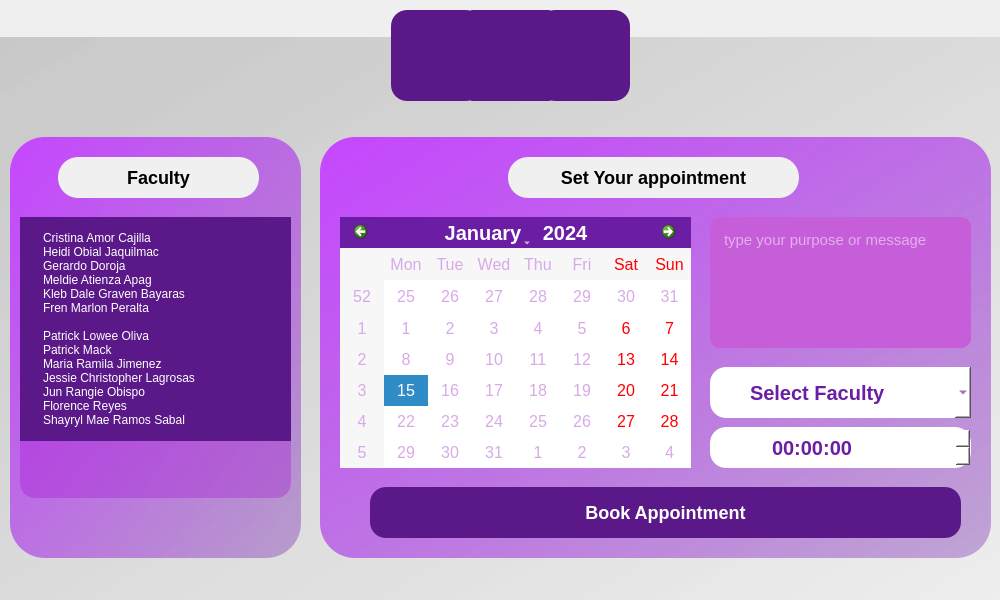
<?xml version="1.0" encoding="UTF-8"?>
<ui version="4.0">
 <class>Dialog</class>
 <widget class="QDialog" name="Dialog">
  <property name="geometry">
   <rect>
    <x>0</x>
    <y>0</y>
    <width>1000</width>
    <height>600</height>
   </rect>
  </property>
  <property name="sizePolicy">
   <sizepolicy hsizetype="Fixed" vsizetype="Fixed">
    <horstretch>0</horstretch>
    <verstretch>0</verstretch>
   </sizepolicy>
  </property>
  <property name="minimumSize">
   <size>
    <width>1000</width>
    <height>600</height>
   </size>
  </property>
  <property name="maximumSize">
   <size>
    <width>1000</width>
    <height>600</height>
   </size>
  </property>
  <property name="windowTitle">
   <string>Dialog</string>
  </property>
  <property name="styleSheet">
   <string notr="true">QDialog {
	
	
	background-image: url(:/newPrefix/bg22.svg);
}

QGroupBox { 
border: 0px solid;
	border-radius : 16px;
background-color: rgba(0,0,0,0%);
}

QPushButton {
	color: rgb(255, 255, 255);
	
	background-color: rgb(90, 24, 136);
	border: 0px solid;
	border-radius : 16px;
	font: bold 18px;
}

QPushButton:hover {	
	background-color: qlineargradient(spread:pad, x1:1, y1:1, x2:1, y2:1, stop:0 rgba(161, 3, 212, 76), stop:1 rgba(113, 51, 70, 0));
	color: rgb(255, 255, 255);
}
#appoint {
QPushButton 
	color: rgb(255, 255, 255);
	
	background-color: rgb(90, 24, 136);
	border: 0px solid;
	border-radius : 2px;
	font: bold 18px; }
#appoint:hover {
	background-color: qlineargradient(spread:pad, x1:1, y1:1, x2:1, y2:1, stop:0 rgba(161, 3, 212, 76), stop:1 rgba(113, 51, 70, 0));
	color: rgb(255, 255, 255);
}</string>
  </property>
  <widget class="QGroupBox" name="groupIcons">
   <property name="geometry">
    <rect>
     <x>390</x>
     <y>10</y>
     <width>251</width>
     <height>101</height>
    </rect>
   </property>
   <property name="title">
    <string/>
   </property>
   <widget class="QPushButton" name="appoint">
    <property name="geometry">
     <rect>
      <x>80</x>
      <y>0</y>
      <width>81</width>
      <height>91</height>
     </rect>
    </property>
    <property name="text">
     <string/>
    </property>
    <property name="icon">
     <iconset>
      <normaloff>img/BOOKING.svg</normaloff>img/BOOKING.svg</iconset>
    </property>
    <property name="iconSize">
     <size>
      <width>40</width>
      <height>40</height>
     </size>
    </property>
   </widget>
   <widget class="QPushButton" name="pushButton">
    <property name="geometry">
     <rect>
      <x>1</x>
      <y>0</y>
      <width>91</width>
      <height>91</height>
     </rect>
    </property>
    <property name="text">
     <string/>
    </property>
    <property name="icon">
     <iconset>
      <normaloff>../facultydashboard_new/img/home.svg</normaloff>../facultydashboard_new/img/home.svg</iconset>
    </property>
    <property name="iconSize">
     <size>
      <width>40</width>
      <height>40</height>
     </size>
    </property>
   </widget>
   <widget class="QPushButton" name="appoint_2">
    <property name="geometry">
     <rect>
      <x>149</x>
      <y>0</y>
      <width>91</width>
      <height>91</height>
     </rect>
    </property>
    <property name="layoutDirection">
     <enum>Qt::RightToLeft</enum>
    </property>
    <property name="text">
     <string/>
    </property>
    <property name="icon">
     <iconset>
      <normaloff>img/logout.svg</normaloff>img/logout.svg</iconset>
    </property>
    <property name="iconSize">
     <size>
      <width>40</width>
      <height>40</height>
     </size>
    </property>
   </widget>
   <zorder>appoint_2</zorder>
   <zorder>pushButton</zorder>
   <zorder>appoint</zorder>
  </widget>
  <widget class="QStackedWidget" name="stackedWidget">
   <property name="geometry">
    <rect>
     <x>0</x>
     <y>37</y>
     <width>1001</width>
     <height>571</height>
    </rect>
   </property>
   <property name="styleSheet">
    <string notr="true">QLabel {
font: bold 40px;
}

#set{
	background-color: rgb(240, 240, 240);
color:black;
border:0px;
border-radius: 20px;
font: bold 18px;
}


#set_2{
	background-color: rgb(240, 240, 240);
color:black;
border:0px;
border-radius: 20px;
font: bold 18px;
}
QCalendarWidget {
border:0px;
border-radius:18px;
}
QCalendarWidget QHeaderView {
    qproperty-minimumSectionSize:0;
}
QCalendarWidget QMenu{
    background-color: rgb(133,133,133);
}
#qt_calendar_calendarview {
    

    font: 16px;
}
#qt_calendar_monthbutton {
    
	background-color: rgb(107, 29, 163);
color: rgb(255, 255, 255);
}
#qt_calendar_yearbutton {
  background-color: rgb(107, 29, 163);
	color: rgb(255, 255, 255);
}
#qt_calendar_yearedit {
 background-color: rgb(216, 169, 231);
color: rgb(255, 255, 255);
}
#qt_calendar_navigationbar {
    background-color: rgb(107, 29, 163);
}

QToolButton#qt_calendar_prevmonth {
    background: transparent;
    border: none;
    width: 40px;
    
}
QToolButton#qt_calendar_nextmonth {
    background: transparent;
    border: none;
    width: 40px;
  
}
QCalendarWidget QAbstractItemView {
   
	color: rgb(216, 169, 231);
}

#char {
background-color: rgba(0,0,0,0%)
}

QStackedWidget {
	
	background-color: qlineargradient(spread:pad, x1:0, y1:0, x2:1, y2:1, stop:0 rgba(0, 0, 0, 42), stop:1 rgba(219, 219, 219, 12));
}

#info {
font:18px;
	color: rgb(0, 0, 0);
}
#info_2 {
font:18px;
	color: rgb(0, 0, 0);
}

#list {
	background-color: qlineargradient(spread:pad, x1:1, y1:1, x2:1, y2:1, stop:0 rgba(161, 3, 212, 76), stop:1 rgba(113, 51, 70, 0));
	margin-bottom: 20px;
	margin-left: 20px;
	margin-right: 20px;
	border-radius: 15px;
	gridline-color: rgba(47, 56, 67, 150);
	font-size: bold 20px;

}

#list::item {
	background-color: rgb(90, 24, 136);
	color: white;
	padding-left: 20px;
	padding-right: 20px;
font:20px;
}
QScrollBar:vertical {
	border: none;
    background: rgb(52, 59, 72);
    width: 10px;
    margin: 15px 0;
 }

QScrollBar:horizontal {
    border: none;
    
	background-color: rgb(107, 29, 163);
    height: 10px;
    margin: 0px 15px;
}

 QScrollBar::handle:vertical {	
	background: rgb(140, 160, 180);
    min-height: 25px;
	border-radius: 4px
 }

QScrollBar::handle:horizontal {
    background: rgb(140, 160, 180);
    min-width: 25px;
	border-radius: 4px
}

 QScrollBar::add-line:vertical {
	border: none;
	background: rgb(55, 63, 77);
	height: 20px;
	border-bottom-left-radius: 4px;
	border-bottom-right-radius: 4px;
	subcontrol-position: bottom;
	subcontrol-origin: margin;
 }

 QScrollBar::sub-line:vertical {
	border: none;
	background: rgb(55, 63, 77);
	height: 20px;
	border-top-left-radius: 4px;
	border-top-right-radius: 4px;
	subcontrol-position: top;
	subcontrol-origin: margin;
 }

QScrollBar::add-line:horizontal {
    border: none;
    background: rgb(55, 63, 77);
    width: 20px;
	border-top-right-radius: 4px;
    border-bottom-right-radius: 4px;
    subcontrol-position: right;
    subcontrol-origin: margin;
}

QScrollBar::sub-line:horizontal {
    border: none;
    
    width: 20px;
	border-top-left-radius: 4px;
    border-bottom-left-radius: 4px;
    subcontrol-position: left;
    subcontrol-origin: margin;
}

QScrollBar::up-arrow:horizontal, QScrollBar::down-arrow:vertical
{
     background: none;
}

 QScrollBar::add-page:vertical, QScrollBar::sub-page:vertical {
     background: none;
 }

QScrollBar::up-arrow:horizontal, QScrollBar::down-arrow:horizontal
{
     background: none;
}

QScrollBar::add-page:horizontal, QScrollBar::sub-page:horizontal
{
     background: none;
}

#timeEdit {
	color: rgb(107, 29, 163);
background-color:white;
border: 0px solid;
border-radius : 16px;
font: bold 20px;
padding-left: 60px;
}

#timeEdit::up-button,QTimeEdit::up-button,QDoubleSpinBox::up-button,QSpinBox::up-button {subcontrol-origin:border;
	subcontrol-position:right;
	image: url(:/newPrefix/up.svg);
	width: 20px;
	height: 20px;				
}
#timeEdit::down-button,QTimeEdit::down-button,QDoubleSpinBox::down-button,QSpinBox::down-button {subcontrol-origin:border;
	subcontrol-position:left;
	
	image: url(:/newPrefix/down.svg);
	width: 20px;
	height: 60px;
}
 /* button press style*/
#timeEdit::up-button:pressed,QTimeEdit::up-button:pressed,QDoubleSpinBox::up-button:pressed,QSpinBox::up-button:pressed{subcontrol-origin:border;
	subcontrol-position:right;
	image: url(:/newPrefix/add2.svg);
	width: 20px;
	height: 20px;		
}
 
#timeEdit::down-button:pressed,QTimeEdit::down-button:pressed,QDoubleSpinBox::down-button:pressed,QSpinBox::down-button:pressed{
	subcontrol-position:left;
	
	image: url(:/newPrefix/down.svg);
	width: 20px;
	height: 20px;}

#timeEdit:hover {
	
	background-color: rgb(151, 9, 206);
	
	color: rgb(255, 255, 255);
}

#timeEdit::drop-down {
  
    width:15px;
    height:15px;
    subcontrol-position: right top;
    subcontrol-origin:margin;
    background-color: white;
    border-style: solid;
    border-width: 4px;
    border-color: rgb(100,100,100);
   spacing: 5px; 
}

QLineEdit {
    border: 2px solid gray;
    border-radius: 10px;
    padding: 0 8px;
    background: yellow;
    selection-background-color: darkgray;
}

#groupy {
border-radius : 35px;
border:0px;
	color: rgb(255, 255, 255);
font : bold 20px;
	background-color: qlineargradient(spread:pad, x1:1, y1:1, x2:0.01, y2:0, stop:0 rgba(87, 0, 155, 76), stop:1 rgba(198, 71, 255, 255));

}

#groupy2 {
border-radius : 35px;
border:0px;
	color: rgb(255, 255, 255);
font : bold 20px;
	background-color: qlineargradient(spread:pad, x1:1, y1:1, x2:0.01, y2:0, stop:0 rgba(87, 0, 155, 76), stop:1 rgba(198, 71, 255, 255));

}
QPlainTextEdit {
	color: #fff;
	padding: 10px 10px;
	
	background-color: rgb(198, 94, 217);
	outline: none;
	border: none;
	border-radius: 10px;
	font-size: 15px;
}

#combo{
	color: rgb(107, 29, 163);
background-color:white;
border: 0px solid;
border-radius : 16px;
font: bold 20px;
padding-left: 40px;
}

#combo:hover {
	
	background-color:white;
	
	color:black;
}

</string>
   </property>
   <property name="currentIndex">
    <number>1</number>
   </property>
   <widget class="QWidget" name="home">
    <widget class="QLabel" name="label">
     <property name="geometry">
      <rect>
       <x>500</x>
       <y>170</y>
       <width>481</width>
       <height>391</height>
      </rect>
     </property>
     <property name="text">
      <string/>
     </property>
     <property name="pixmap">
      <pixmap>img/undraw_Scrum_board_re_wk7v.svg</pixmap>
     </property>
     <property name="scaledContents">
      <bool>true</bool>
     </property>
    </widget>
    <widget class="QLabel" name="label_2">
     <property name="geometry">
      <rect>
       <x>80</x>
       <y>200</y>
       <width>301</width>
       <height>51</height>
      </rect>
     </property>
     <property name="styleSheet">
      <string notr="true">color: rgb(236, 93, 246);</string>
     </property>
     <property name="text">
      <string>Welcome back,</string>
     </property>
    </widget>
    <widget class="QLabel" name="label_3">
     <property name="geometry">
      <rect>
       <x>80</x>
       <y>240</y>
       <width>171</width>
       <height>51</height>
      </rect>
     </property>
     <property name="styleSheet">
      <string notr="true">color: rgb(255, 255, 255);</string>
     </property>
     <property name="text">
      <string>Student!</string>
     </property>
    </widget>
    <widget class="QLabel" name="info">
     <property name="geometry">
      <rect>
       <x>80</x>
       <y>270</y>
       <width>351</width>
       <height>61</height>
      </rect>
     </property>
     <property name="font">
      <font>
       <family>Nirmala UI</family>
       <pointsize>-1</pointsize>
       <weight>50</weight>
       <italic>false</italic>
       <bold>false</bold>
      </font>
     </property>
     <property name="styleSheet">
      <string notr="true">background-color: rgba(0,0,0,0%);
</string>
     </property>
     <property name="text">
      <string>Check out the appointment page to book</string>
     </property>
    </widget>
    <widget class="QLabel" name="info_2">
     <property name="geometry">
      <rect>
       <x>80</x>
       <y>310</y>
       <width>471</width>
       <height>31</height>
      </rect>
     </property>
     <property name="font">
      <font>
       <family>Nirmala UI</family>
       <pointsize>-1</pointsize>
       <weight>50</weight>
       <italic>false</italic>
       <bold>false</bold>
      </font>
     </property>
     <property name="styleSheet">
      <string notr="true">background-color: rgba(0,0,0,0%);
</string>
     </property>
     <property name="text">
      <string>and find helpful resources. For concern, contact the desk.</string>
     </property>
    </widget>
    <widget class="QLabel" name="label_4">
     <property name="geometry">
      <rect>
       <x>0</x>
       <y>140</y>
       <width>331</width>
       <height>411</height>
      </rect>
     </property>
     <property name="styleSheet">
      <string notr="true">color: rgb(90, 24, 136);</string>
     </property>
     <property name="text">
      <string/>
     </property>
     <property name="pixmap">
      <pixmap>img/BOOK2.svg</pixmap>
     </property>
     <property name="scaledContents">
      <bool>true</bool>
     </property>
    </widget>
    <widget class="QLabel" name="info_3">
     <property name="geometry">
      <rect>
       <x>0</x>
       <y>-10</y>
       <width>201</width>
       <height>221</height>
      </rect>
     </property>
     <property name="font">
      <font>
       <family>Nirmala UI</family>
       <pointsize>-1</pointsize>
       <weight>75</weight>
       <italic>false</italic>
       <bold>true</bold>
      </font>
     </property>
     <property name="styleSheet">
      <string notr="true">background-color: rgba(0,0,0,0%);
</string>
     </property>
     <property name="text">
      <string/>
     </property>
     <property name="pixmap">
      <pixmap>img/magic.svg</pixmap>
     </property>
     <property name="scaledContents">
      <bool>true</bool>
     </property>
    </widget>
    <zorder>info_3</zorder>
    <zorder>label_4</zorder>
    <zorder>label</zorder>
    <zorder>label_2</zorder>
    <zorder>label_3</zorder>
    <zorder>info</zorder>
    <zorder>info_2</zorder>
   </widget>
   <widget class="QWidget" name="book">
    <widget class="QGroupBox" name="groupy">
     <property name="geometry">
      <rect>
       <x>320</x>
       <y>100</y>
       <width>671</width>
       <height>421</height>
      </rect>
     </property>
     <property name="title">
      <string/>
     </property>
     <widget class="QCalendarWidget" name="qt_calendar">
      <property name="geometry">
       <rect>
        <x>20</x>
        <y>80</y>
        <width>351</width>
        <height>251</height>
       </rect>
      </property>
      <property name="styleSheet">
       <string notr="true"/>
      </property>
     </widget>
     <widget class="QTimeEdit" name="timeEdit">
      <property name="geometry">
       <rect>
        <x>390</x>
        <y>290</y>
        <width>261</width>
        <height>41</height>
       </rect>
      </property>
     </widget>
     <widget class="QPlainTextEdit" name="plainTextEdit">
      <property name="geometry">
       <rect>
        <x>390</x>
        <y>80</y>
        <width>261</width>
        <height>131</height>
       </rect>
      </property>
      <property name="font">
       <font>
        <family>Segoe UI</family>
        <pointsize>-1</pointsize>
        <weight>50</weight>
        <bold>false</bold>
       </font>
      </property>
      <property name="placeholderText">
       <string>type your purpose or message</string>
      </property>
     </widget>
     <widget class="QPushButton" name="accept_butnn">
      <property name="geometry">
       <rect>
        <x>50</x>
        <y>350</y>
        <width>591</width>
        <height>51</height>
       </rect>
      </property>
      <property name="text">
       <string>Book Appointment</string>
      </property>
     </widget>
     <widget class="QLabel" name="set">
      <property name="geometry">
       <rect>
        <x>188</x>
        <y>20</y>
        <width>291</width>
        <height>41</height>
       </rect>
      </property>
      <property name="text">
       <string>Set Your appointment</string>
      </property>
      <property name="alignment">
       <set>Qt::AlignCenter</set>
      </property>
     </widget>
     <widget class="QComboBox" name="combo">
      <property name="geometry">
       <rect>
        <x>390</x>
        <y>230</y>
        <width>261</width>
        <height>51</height>
       </rect>
      </property>
      <item>
       <property name="text">
        <string>Select Faculty</string>
       </property>
      </item>
      <item>
       <property name="text">
        <string>Cristina Amor Cajilla</string>
       </property>
      </item>
      <item>
       <property name="text">
        <string>Heidi Obial Jaquilmac</string>
       </property>
      </item>
      <item>
       <property name="text">
        <string>Florence Reyes</string>
       </property>
      </item>
      <item>
       <property name="text">
        <string>Patrick Lowee Oliva</string>
       </property>
      </item>
      <item>
       <property name="text">
        <string>Maria Ramila Jimenez</string>
       </property>
      </item>
      <item>
       <property name="text">
        <string>Jessie Christopher Lagrosas</string>
       </property>
      </item>
     </widget>
    </widget>
    <widget class="QGroupBox" name="groupy2">
     <property name="geometry">
      <rect>
       <x>10</x>
       <y>100</y>
       <width>291</width>
       <height>421</height>
      </rect>
     </property>
     <property name="title">
      <string/>
     </property>
     <widget class="QListWidget" name="list">
      <property name="geometry">
       <rect>
        <x>-10</x>
        <y>80</y>
        <width>311</width>
        <height>301</height>
       </rect>
      </property>
      <item>
       <property name="text">
        <string/>
       </property>
      </item>
      <item>
       <property name="text">
        <string>Cristina Amor Cajilla</string>
       </property>
      </item>
      <item>
       <property name="text">
        <string>Heidi Obial Jaquilmac</string>
       </property>
      </item>
      <item>
       <property name="text">
        <string>Gerardo Doroja</string>
       </property>
      </item>
      <item>
       <property name="text">
        <string>Meldie Atienza Apag</string>
       </property>
      </item>
      <item>
       <property name="text">
        <string>Kleb Dale Graven Bayaras</string>
       </property>
      </item>
      <item>
       <property name="text">
        <string>Fren Marlon Peralta
</string>
       </property>
      </item>
      <item>
       <property name="text">
        <string>Patrick Lowee Oliva</string>
       </property>
      </item>
      <item>
       <property name="text">
        <string>Patrick Mack</string>
       </property>
      </item>
      <item>
       <property name="text">
        <string>Maria Ramila Jimenez</string>
       </property>
      </item>
      <item>
       <property name="text">
        <string>Jessie Christopher Lagrosas</string>
       </property>
      </item>
      <item>
       <property name="text">
        <string>Jun Rangie Obispo</string>
       </property>
      </item>
      <item>
       <property name="text">
        <string>Florence Reyes</string>
       </property>
      </item>
      <item>
       <property name="text">
        <string>Shayryl Mae Ramos Sabal
</string>
       </property>
      </item>
     </widget>
     <widget class="QLabel" name="set_2">
      <property name="geometry">
       <rect>
        <x>48</x>
        <y>20</y>
        <width>201</width>
        <height>41</height>
       </rect>
      </property>
      <property name="text">
       <string>Faculty</string>
      </property>
      <property name="alignment">
       <set>Qt::AlignCenter</set>
      </property>
     </widget>
    </widget>
    <zorder>groupy2</zorder>
    <zorder>groupy</zorder>
   </widget>
  </widget>
  <zorder>stackedWidget</zorder>
  <zorder>groupIcons</zorder>
 </widget>
 <resources>
  <include location="img/s.qrc"/>
 </resources>
 <connections/>
</ui>
